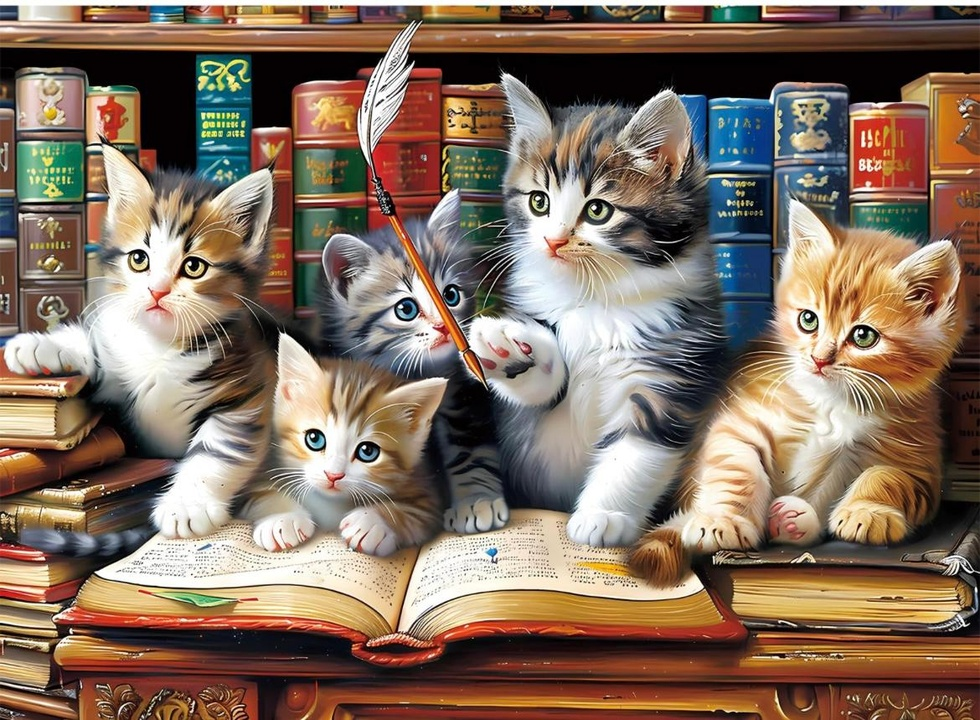
#> input picture cat.jpg, 980 x 720 px, shrunk from 1170 x 859 before the run
$ python 'import cv2.py'
#> lines starting #> are read from the running program, lines starting #| are printed output that depends on the picture; after the words box and inside, x2 and y2 are one past the last pixel; in counts of white or black regions, pixels touching at a corner belong together
import cv2

cat_cascade = cv2.CascadeClassifier('haarcascade_frontalcatface.xml')

image_path = 'cat.jpg'
image = cv2.imread(image_path)
#> image is the input picture: shape (720, 980, 3); mean B, G, R 95.2, 111.3, 131.7

if image is None:
    print("Failed to load image.")
    exit()

gray = cv2.cvtColor(image, cv2.COLOR_BGR2GRAY)
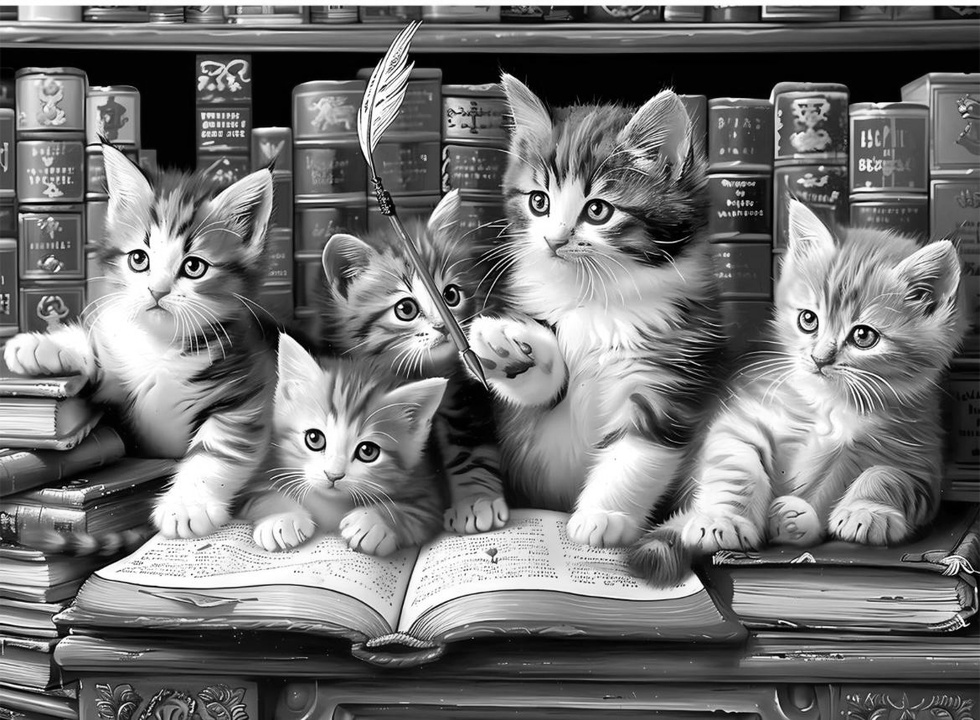
#> gray: shape (720, 980); min 0, max 255, mean 115.5
cats = cat_cascade.detectMultiScale(gray, scaleFactor=1.1, minNeighbors=5)
#> cats = [[279, 390, 121, 121], [499, 148, 130, 130]]

for (x, y, w, h) in cats:
    cv2.rectangle(image, (x, y), (x + w, y + h), (255, 0, 255), 2)
    cv2.putText(image, "Cat", (x, y - 10), cv2.FONT_HERSHEY_SIMPLEX, 0.7, (255, 0, 255), 2)
#> this loop made 2 passes
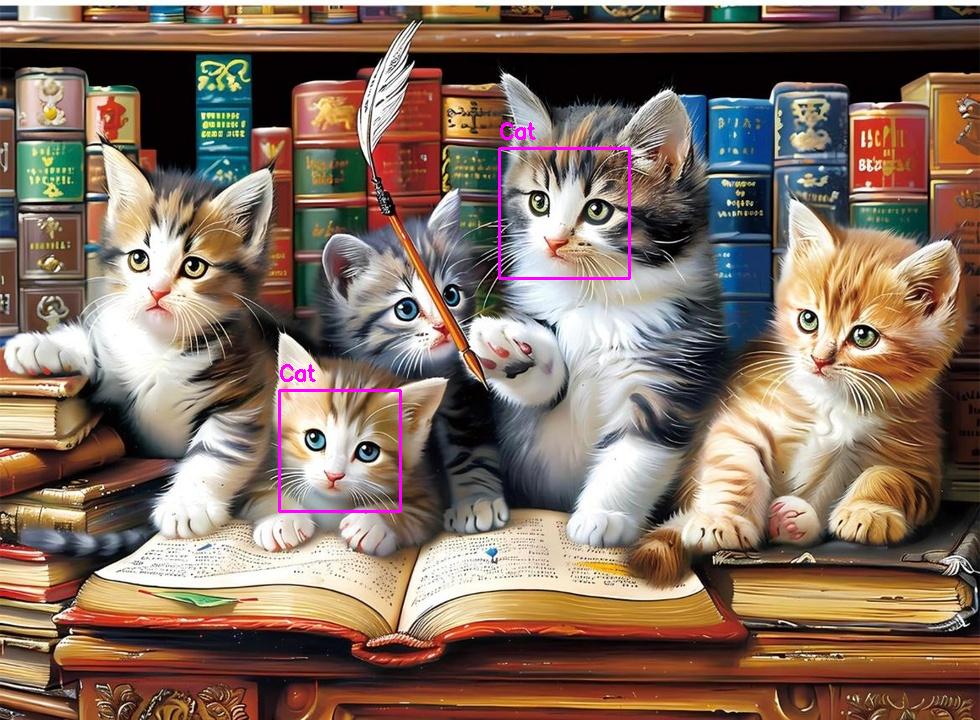
#> image: shape (720, 980, 3); 0.5% of pixels changed, all inside (x1, y1, x2, y2) = (278, 122, 631, 513)

cv2.imshow("Cat Detection", image)
cv2.waitKey(0)
cv2.destroyAllWindows()

$ run again, with التعرف على القطة.png saved as cat.jpg
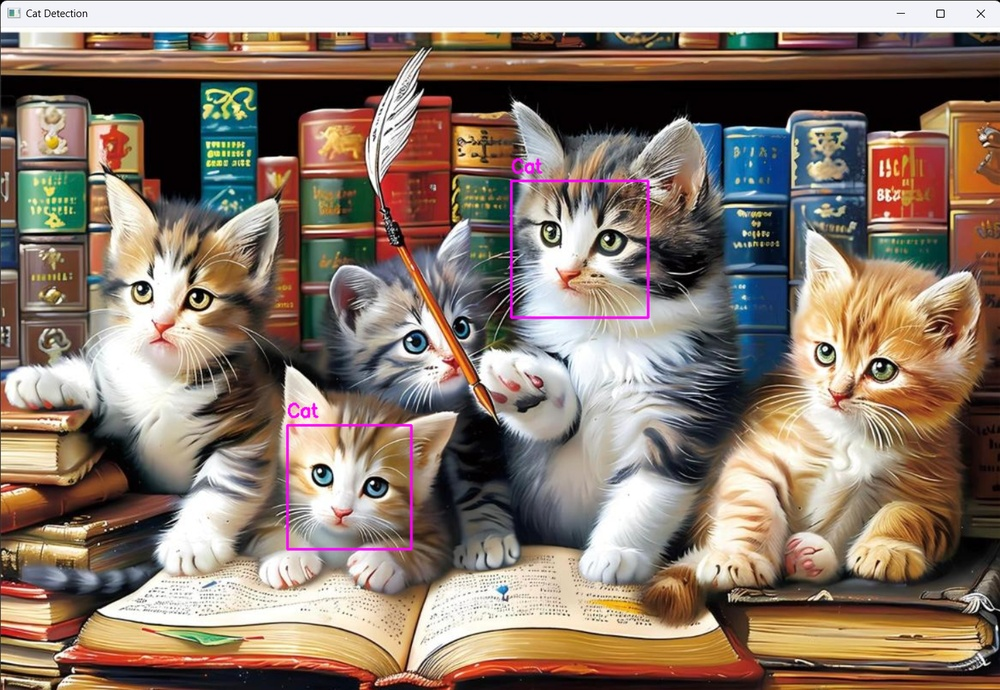
#> input picture التعرف على القطة.png, 1000 x 690 px, shrunk from 1462 x 1009 before the run
#> image is the input picture: shape (690, 1000, 3); mean B, G, R 107.3, 120.9, 138.5
#> `gray = cv2.cvtColor(image, cv2.COLOR_BGR2GRAY)`:
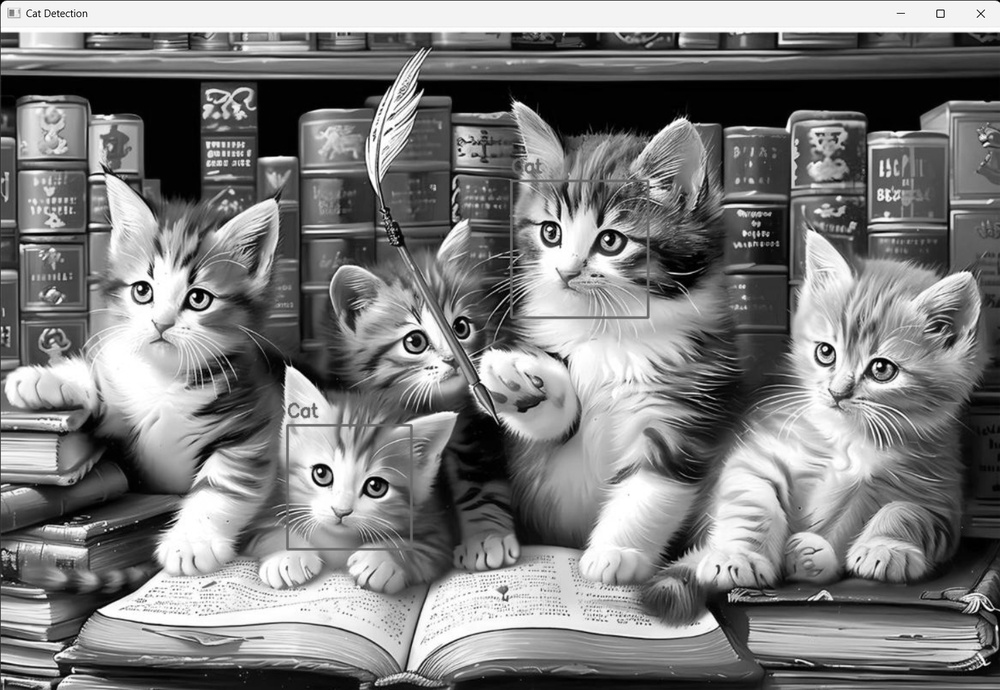
#> gray: shape (690, 1000); min 0, max 255, mean 124.6
#> cats = [[510, 177, 138, 138], [287, 430, 122, 122], [98, 236, 145, 145]]
#> the loop `for (x, y, w, h) in cats:` made 3 passes
#> after the loop `for (x, y, w, h) in cats:`:
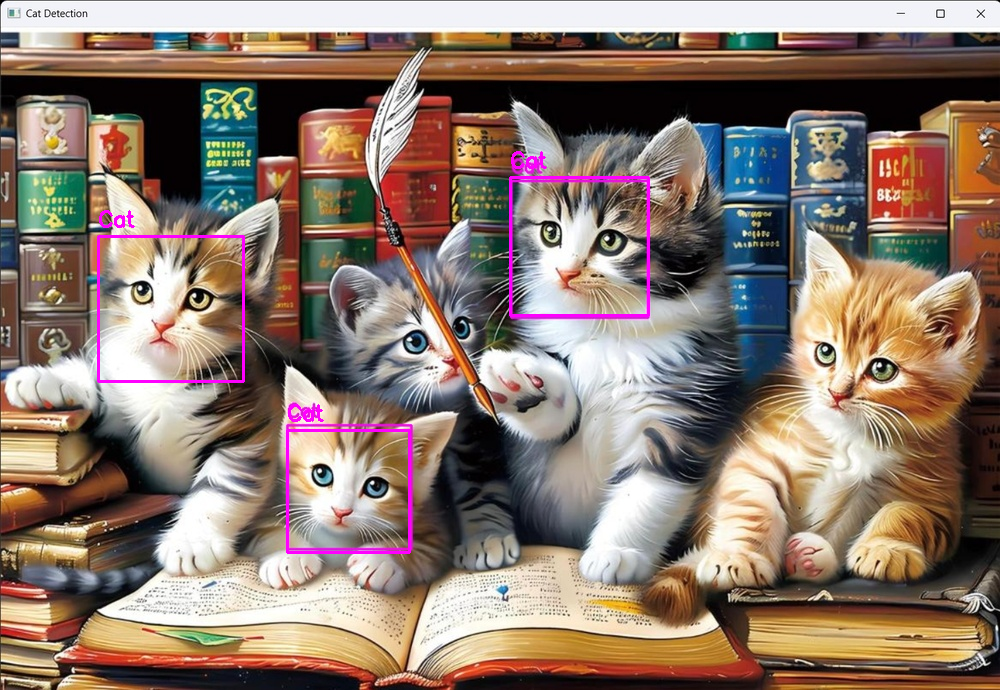
#> image: shape (690, 1000, 3); 0.82% of pixels changed, all inside (x1, y1, x2, y2) = (97, 151, 650, 554)
